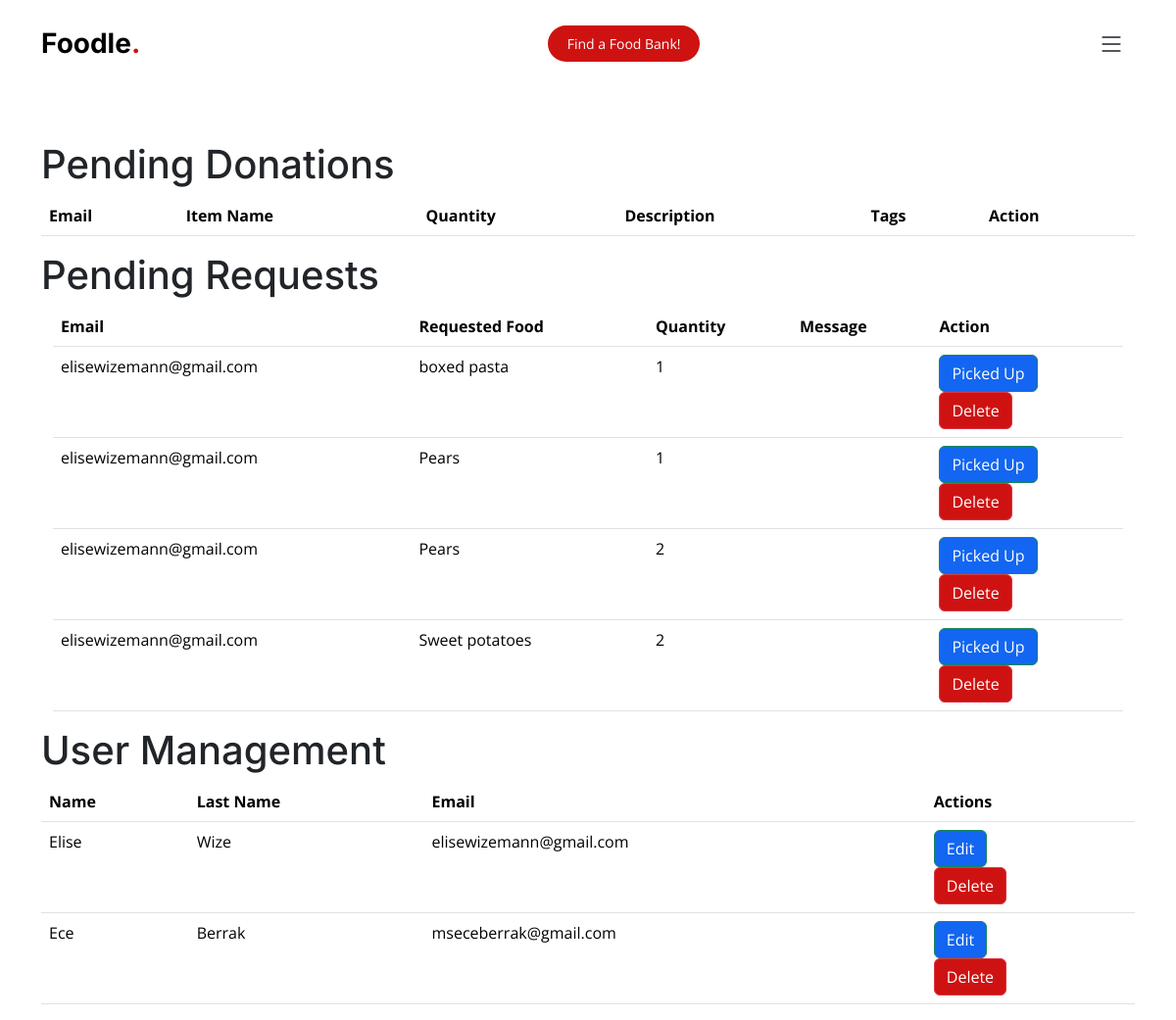
The app's page /admin (signed in) with its own data.
### app.py (models this page shows, shortened)
class Request(db.Model):
    id = db.Column(db.Integer, primary_key=True)
    email = db.Column(db.String(100), nullable=False)
    item_name = db.Column(db.String(100), nullable=False)
    description = db.Column(db.String(255))
    quantity = db.Column(db.Integer, nullable=False)
    bank = db.Column(db.String(255))
    status = db.Column(db.String(20), default='pending')

class User(db.Model, UserMixin):
    id = db.Column(db.Integer, primary_key=True)
    name = db.Column(db.String(255))
    last_name = db.Column(db.String(255))
    email = db.Column(db.String(255), unique=True, nullable=False)
    password_hash = db.Column(db.String(255), nullable=False)
    email_verification_token = db.Column(db.String(255))
    is_verified = db.Column(db.Boolean, default=False)
    phoneNumber = db.Column(db.String(255))
    userdonations = db.relationship('Donation', backref='donor', lazy=True)
    profile_picture = db.Column(db.LargeBinary)
    donations = db.relationship('Donation', back_populates='user')

### app.py (the view)
@app.route('/admin')
@login_required
def admin_dashboard():
    if current_user.email != 'mseceberrak@gmail.com':
        flash('You are not authorized to access this page.', 'danger')
        return redirect(url_for('index'))
    pending_donations = Donation.query.filter_by(status='pending').all()
    pending_requests = Request.query.filter_by(status='pending').all()
    users = User.query.all()
    return render_template('admin_dashboard.html', pending_donations=pending_donations, pending_requests=pending_requests, users=users)

### app.py (called while the page is built)
@login_manager.user_loader
def load_user(user_id):
    return User.query.get(int(user_id))

### templates/admin_dashboard.html (shortened to what this page needs)
{%extends "base.html"%}
{%block content%}
<br><br><br><br><br><br>
<div class="container">
<h1>Pending Donations</h1>
<table class="table">
    <thead>
        <tr>
            <th>Email</th>
            <th>Item Name</th>
            <th>Quantity</th>
            <th>Description</th>
            <th>Tags</th>
            <th>Action</th>
        </tr>
    </thead>
</table>
<h1>Pending Requests</h1>
<div class="container">
    <table class="table">
        <thead>
            <tr>
                <th>Email</th>
                <th>Requested Food</th>
                <th>Quantity</th>
                <th>Message</th>
                <th>Action</th>
            </tr>
        </thead>
        <tbody >
            {% for request in pending_requests %}
            <tr class="table-row">
                <td>{{ request.email }}</td>
                <td>{{ request.item_name }}</td>
                <td>{{ request.quantity }}</td>
                <td>{{ request.message }}</td>
                <td>
                    <form method="post" action="{{ url_for('mark_request_as_picked_up', request_id=request.id) }}">
                        <button type="submit" class="btn btn-success">Picked Up</button>
                    </form>
                    <form method="post" action="{{ url_for('admin_delete_request', request_id=request.id) }}" onsubmit="return confirm('Are you sure you want to delete this request?');">
                        <button type="submit" class="btn btn-danger">Delete</button>
                    </form>
                </td>
            </tr>
            {% endfor %}
        </tbody>
    </table>
</div>
<h1>User Management</h1>
<table class="table">
    <thead>
        <tr class="table-row">
            <th>Name</th>
            <th>Last Name</th>
            <th>Email</th>
            <th>Actions</th>
        </tr>
    </thead>
    <tbody class="table-body">
        {% for user in users %}
        <tr>
            <td>{{ user.name }}</td>
            <td>{{ user.last_name }}</td>
            <td>{{ user.email }}</td>
            <td>
                <a class="btn btn-success" href="{{ url_for('admin_edit_user', user_id=user.id) }}">Edit</a>
                <form method="post" action="{{ url_for('admin_delete_user', user_id=user.id) }}" onsubmit="return confirm('Are you sure you want to delete this user?');">
                    <button type="submit" class="btn btn-danger">Delete</button>
                </form>
            </td>
        </tr>
        {% endfor %}
    </tbody>
</table>
</div>
{%endblock%}

### static/assets/css/main.css (style rules this page uses)
.btn-danger { background-color: rgba(206, 18, 18); color:white }
.btn-success { background-color: #1266f1; color:white }
:root { --font-default: "Open Sans", system-ui, -apple-system, "Segoe UI", Roboto, "Helvetica Neue", Arial, "Noto Sans", "Liberation Sans", sans-serif, "Apple Color Emoji", "Segoe UI Emoji", "Segoe UI Symbol", "Noto Color Emoji"; --font-primary: "Amatic SC", sans-serif; --font-secondary: "Inter", sans-serif; }
:root { --color-default: #212529; --color-primary: #ce1212; --color-secondary: #37373f; }
:root { scroll-behavior: smooth; }
body { font-family: var(--font-default); color: var(--color-default); }
a { color: var(--color-primary); text-decoration: none; }
h1, h2, h3, h4, h5, h6 { font-family: var(--font-secondary); }

### records on screen
Request: email "elisewizemann@gmail.com", item_name "boxed pasta", quantity "1"
Request: email "elisewizemann@gmail.com", item_name "Pears", quantity "1"
Request: email "elisewizemann@gmail.com", item_name "Pears", quantity "2"
Request: email "elisewizemann@gmail.com", item_name "Sweet potatoes", quantity "2"
User: name "Elise", last_name "Wize", email "elisewizemann@gmail.com"
User: name "Ece", last_name "Berrak", email "mseceberrak@gmail.com"
